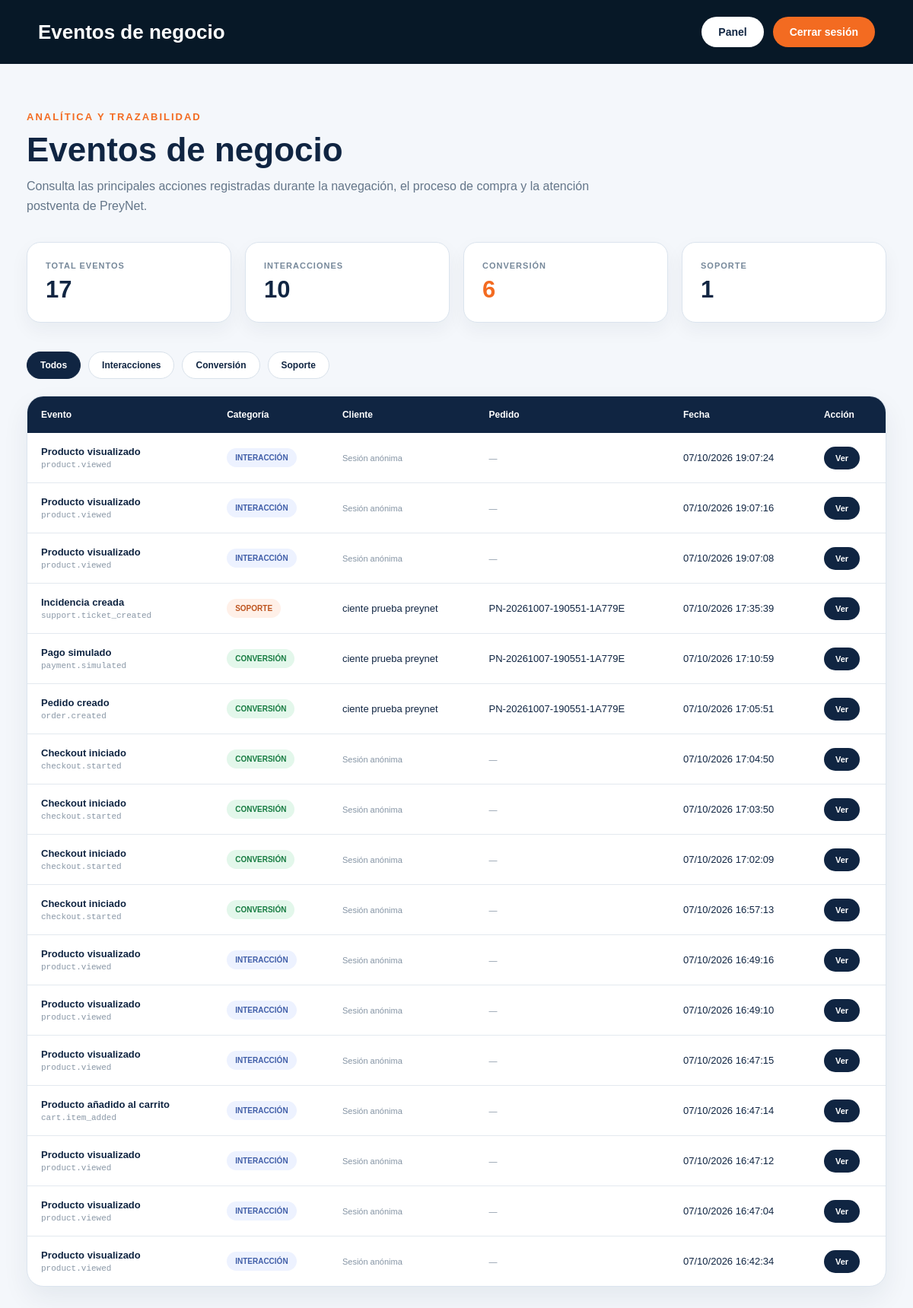
The page /admin/eventos_negocio.php (signed in) on the database its author committed.
### tables this page shows
CREATE TABLE `eventos` (
  `id` bigint(20) UNSIGNED NOT NULL,
  `tipo` varchar(80) NOT NULL,
  `session_id` varchar(128) DEFAULT NULL,
  `cliente_id` int(10) UNSIGNED DEFAULT NULL,
  `producto_id` int(10) UNSIGNED DEFAULT NULL,
  `pedido_id` int(10) UNSIGNED DEFAULT NULL,
  `incidencia_id` int(10) UNSIGNED DEFAULT NULL,
  `metadata` longtext DEFAULT NULL,
  `fecha_creacion` timestamp NOT NULL DEFAULT current_timestamp()
);

CREATE TABLE `clientes` (
  `id` int(10) UNSIGNED NOT NULL,
  `nombre` varchar(100) NOT NULL,
  `apellidos` varchar(150) NOT NULL,
  `email` varchar(150) NOT NULL,
  `telefono` varchar(30) DEFAULT NULL,
  `direccion` varchar(255) NOT NULL,
  `codigo_postal` varchar(10) NOT NULL,
  `ciudad` varchar(100) NOT NULL,
  `provincia` varchar(100) NOT NULL,
  `fecha_creacion` timestamp NOT NULL DEFAULT current_timestamp()
);

CREATE TABLE `pedidos` (
  `id` int(10) UNSIGNED NOT NULL,
  `codigo` varchar(30) NOT NULL,
  `cliente_id` int(10) UNSIGNED NOT NULL,
  `subtotal` decimal(10,2) NOT NULL DEFAULT 0.00,
  `descuento` decimal(10,2) NOT NULL DEFAULT 0.00,
  `envio` decimal(10,2) NOT NULL DEFAULT 0.00,
  `iva` decimal(10,2) NOT NULL DEFAULT 0.00,
  `total` decimal(10,2) NOT NULL DEFAULT 0.00,
  `estado` varchar(40) NOT NULL DEFAULT 'creado',
  `fecha_creacion` timestamp NOT NULL DEFAULT current_timestamp(),
  `fecha_actualizacion` timestamp NOT NULL DEFAULT current_timestamp() ON UPDATE current_timestamp()
);

### admin/eventos_negocio.php (the view, shortened to what this page needs)
<?php
include "../conexion.php";
function nombreEvento($tipo)
{
    switch ($tipo) {
        case "product.viewed":
            return "Producto visualizado";
        case "cart.item_added":
            return "Producto añadido al carrito";
        case "checkout.started":
            return "Checkout iniciado";
        case "order.created":
            return "Pedido creado";
        case "payment.simulated":
            return "Pago simulado";
        case "support.ticket_created":
            return "Incidencia creada";
    }
}
function categoriaEvento($tipo)
{
    if (
        strpos($tipo, "product.") === 0 ||
        strpos($tipo, "cart.") === 0
    ) {
        return "interaccion";
    }
    if (
        strpos($tipo, "checkout.") === 0 ||
        strpos($tipo, "order.") === 0 ||
        strpos($tipo, "payment.") === 0
    ) {
        return "conversion";
    }
    if (
        strpos($tipo, "support.") === 0
    ) {
        return "soporte";
    }
    return "otro";
}
function etiquetaCategoria($categoria)
{
    switch ($categoria) {
        case "interaccion":
            return "Interacción";
        case "conversion":
            return "Conversión";
        case "soporte":
            return "Soporte";
    }
}
$filtro = trim($_GET["tipo"] ?? "todos");
$total_eventos = 0;
$total_interacciones = 0;
$total_conversiones = 0;
$total_soporte = 0;
$resultado = $conexion->query(
    "SELECT COUNT(*) AS total
     FROM eventos"
);
if ($resultado) {
    $fila = $resultado->fetch_assoc();
    $total_eventos = intval($fila["total"]);
}
$resultado = $conexion->query(
    "SELECT COUNT(*) AS total
     FROM eventos
     WHERE tipo LIKE 'product.%'
        OR tipo LIKE 'cart.%'"
);
if ($resultado) {
    $fila = $resultado->fetch_assoc();
    $total_interacciones = intval($fila["total"]);
}
$resultado = $conexion->query(
    "SELECT COUNT(*) AS total
     FROM eventos
     WHERE tipo LIKE 'checkout.%'
        OR tipo LIKE 'order.%'
        OR tipo LIKE 'payment.%'"
);
if ($resultado) {
    $fila = $resultado->fetch_assoc();
    $total_conversiones = intval($fila["total"]);
}
$resultado = $conexion->query(
    "SELECT COUNT(*) AS total
     FROM eventos
     WHERE tipo LIKE 'support.%'"
);
if ($resultado) {
    $fila = $resultado->fetch_assoc();
    $total_soporte = intval($fila["total"]);
}
$where = "";
$sql_eventos =
    "SELECT
        e.id,
        e.tipo,
        e.session_id,
        e.cliente_id,
        e.pedido_id,
        e.metadata,
        e.fecha_creacion,
        c.nombre,
        c.apellidos,
        p.codigo AS codigo_pedido
     FROM eventos e
     LEFT JOIN clientes c
        ON e.cliente_id = c.id
     LEFT JOIN pedidos p
        ON e.pedido_id = p.id
     $where
     ORDER BY e.id DESC
     LIMIT 200";
$resultado_eventos =
    $conexion->query($sql_eventos);
?>
<!DOCTYPE html>
<html lang="es">
<head>
</head>
<body>
<header class="admin-header">
    <h1>
        Eventos de negocio
    </h1>
    <div class="header-acciones">
        <a
            href="panel.php"
            class="boton-panel"
        >
            Panel
        </a>
        <a
            href="../acciones/logout.php"
            class="boton-salir"
        >
            Cerrar sesión
        </a>
    </div>
</header>
<main class="contenedor">
    <section class="titulo">
        <span>
            Analítica y trazabilidad
        </span>
        <h2>
            Eventos de negocio
        </h2>
        <p>
            Consulta las principales acciones registradas
            durante la navegación, el proceso de compra
            y la atención postventa de PreyNet.
        </p>
    </section>
    <section class="indicadores">
        <div class="indicador">
            <span>
                Total eventos
            </span>
            <strong>
                <?php echo $total_eventos; ?>
            </strong>
        </div>
        <div class="indicador">
            <span>
                Interacciones
            </span>
            <strong>
                <?php echo $total_interacciones; ?>
            </strong>
        </div>
        <div class="indicador indicador-destacado">
            <span>
                Conversión
            </span>
            <strong>
                <?php echo $total_conversiones; ?>
            </strong>
        </div>
        <div class="indicador">
            <span>
                Soporte
            </span>
            <strong>
                <?php echo $total_soporte; ?>
            </strong>
        </div>
    </section>
    <div class="filtros">
        <a
            href="eventos_negocio.php"
            class="
                filtro
                <?php
                echo
                    $filtro === "todos"
                    ? "filtro-activo"
                    : "";
                ?>
            "
        >
            Todos
        </a>
        <a
            href="eventos_negocio.php?tipo=interaccion"
            class="
                filtro
                <?php
                echo
                    $filtro === "interaccion"
                    ? "filtro-activo"
                    : "";
                ?>
            "
        >
            Interacciones
        </a>
        <a
            href="eventos_negocio.php?tipo=conversion"
            class="
                filtro
                <?php
                echo
                    $filtro === "conversion"
                    ? "filtro-activo"
                    : "";
                ?>
            "
        >
            Conversión
        </a>
        <a
            href="eventos_negocio.php?tipo=soporte"
            class="
                filtro
                <?php
                echo
                    $filtro === "soporte"
                    ? "filtro-activo"
                    : "";
                ?>
            "
        >
            Soporte
        </a>
    </div>
    <section class="tabla-contenedor">
        <?php
        if (
            $resultado_eventos &&
            $resultado_eventos->num_rows > 0
        ):
        ?>
            <table>
                <thead>
                    <tr>
                        <th>
                            Evento
                        </th>
                        <th>
                            Categoría
                        </th>
                        <th>
                            Cliente
                        </th>
                        <th>
                            Pedido
                        </th>
                        <th>
                            Fecha
                        </th>
                        <th>
                            Acción
                        </th>
                    </tr>
                </thead>
                <tbody>
                <?php
                while (
                    $evento =
                    $resultado_eventos->fetch_assoc()
                ):
                    $categoria =
                        categoriaEvento(
                            $evento["tipo"]
                        );
                ?>
                    <tr>
                        <td>
                            <div class="evento-nombre">
                                <?php
                                echo htmlspecialchars(
                                    nombreEvento(
                                        $evento["tipo"]
                                    )
                                );
                                ?>
                            </div>
                            <div class="evento-tipo">
                                <?php
                                echo htmlspecialchars(
                                    $evento["tipo"]
                                );
                                ?>
                            </div>
                        </td>
                        <td>
                            <span
                                class="
                                    categoria
                                    categoria-<?php echo htmlspecialchars($categoria); ?>
                                "
                            >
                                <?php
                                echo htmlspecialchars(
                                    etiquetaCategoria(
                                        $categoria
                                    )
                                );
                                ?>
                            </span>
                        </td>
                        <td>
                            <?php
                            if (
                                !empty(
                                    $evento["nombre"]
                                )
                            ):
                            ?>
                                <?php
                                echo htmlspecialchars(
                                    $evento["nombre"] .
                                    " " .
                                    $evento["apellidos"]
                                );
                                ?>
                            <?php else: ?>
                                <span class="dato-secundario">
                                    Sesión anónima
                                </span>
                            <?php endif; ?>
                        </td>
                        <td>
                            <?php
                            if (
                                !empty(
                                    $evento["codigo_pedido"]
                                )
                            ):
                            ?>
                                <?php
                                echo htmlspecialchars(
                                    $evento["codigo_pedido"]
                                );
                                ?>
                            <?php else: ?>
                                <span class="dato-secundario">
                                    —
                                </span>
                            <?php endif; ?>
                        </td>
                        <td>
                            <?php
                            echo date(
                                "d/m/Y H:i:s",
                                strtotime(
                                    $evento["fecha_creacion"]
                                )
                            );
                            ?>
                        </td>
                        <td>
                            <a
                                href="eventos_negocio.php?<?php
                                    if ($filtro !== "todos") {
                                        echo "tipo=" . urlencode($filtro) . "&";
                                    }
                                ?>ver=<?php echo intval($evento["id"]); ?>#detalle-evento"
                                class="boton-ver"
                            >
                                Ver
                            </a>
                        </td>
                    </tr>
                <?php endwhile; ?>
                </tbody>
            </table>
        <?php else: ?>
            <div class="sin-datos">
                No hay eventos para este filtro.
            </div>
        <?php endif; ?>
    </section>
</main>
</body>
</html>

### admin/eventos_negocio.php (style rules this page uses)
* { margin: 0; padding: 0; box-sizing: border-box; }
body { font-family: Arial, Helvetica, sans-serif; background-color: #f4f7fb; color: #102542; }
a { text-decoration: none; }
.admin-header { padding: 22px 50px; background-color: #071827; color: white; display: flex; align-items: center; justify-content: space-between; gap: 30px; }
.admin-header h1 { font-size: 26px; font-weight: 900; }
.header-acciones { display: flex; gap: 12px; }
.header-acciones a { padding: 12px 22px; border-radius: 40px; font-size: 14px; font-weight: 900; }
.boton-panel { background-color: white; color: #102542; }
.boton-salir { background-color: #f36b21; color: white; }
.contenedor { max-width: 1350px; margin: 0 auto; padding: 60px 35px 90px; }
.titulo { margin-bottom: 35px; }
.titulo span { color: #f36b21; font-size: 13px; font-weight: 900; text-transform: uppercase; letter-spacing: 2px; }
.titulo h2 { margin-top: 10px; font-size: 44px; }
.titulo p { max-width: 800px; margin-top: 10px; color: #647689; font-size: 16px; line-height: 1.6; }
.indicadores { display: grid; grid-template-columns: repeat(4, 1fr); gap: 18px; margin-bottom: 38px; }
.indicador { padding: 24px; background-color: white; border: 1px solid #dbe4ee; border-radius: 18px; box-shadow: 0 10px 25px rgba(16, 37, 66, 0.05); }
.indicador span { display: block; color: #76889a; font-size: 11px; font-weight: 900; text-transform: uppercase; letter-spacing: 1px; }
.indicador strong { display: block; margin-top: 8px; color: #102542; font-size: 31px; }
.indicador-destacado strong { color: #f36b21; }
.filtros { display: flex; gap: 10px; margin-bottom: 22px; flex-wrap: wrap; }
.filtro { padding: 10px 17px; background-color: white; color: #102542; border: 1px solid #d8e1ea; border-radius: 25px; font-size: 12px; font-weight: 900; }
.filtro-activo { background-color: #102542; color: white; border-color: #102542; }
.tabla-contenedor { overflow-x: auto; background-color: white; border: 1px solid #dbe4ee; border-radius: 22px; box-shadow: 0 15px 35px rgba(16, 37, 66, 0.07); }
table { width: 100%; border-collapse: collapse; }
thead { background-color: #102542; color: white; }
th { padding: 17px 18px; text-align: left; font-size: 12px; font-weight: 900; }
td { padding: 17px 18px; border-bottom: 1px solid #e3e9ef; font-size: 13px; vertical-align: middle; }
tbody tr:last-child td { border-bottom: none; }
.evento-nombre { font-weight: 900; }
.evento-tipo { margin-top: 4px; color: #8a98a7; font-family: Consolas, monospace; font-size: 11px; }
.dato-secundario { margin-top: 4px; color: #8695a5; font-size: 11px; }
.categoria { display: inline-block; padding: 7px 11px; border-radius: 20px; font-size: 10px; font-weight: 900; text-transform: uppercase; }
.categoria-interaccion { background-color: #edf2ff; color: #405ea8; }
.categoria-conversion { background-color: #e3f7eb; color: #177c42; }
.categoria-soporte { background-color: #fff0e8; color: #bd531e; }
.boton-ver { display: inline-block; padding: 9px 15px; background-color: #102542; color: white; border-radius: 23px; font-size: 11px; font-weight: 900; }

### rows shown on the page
eventos: tipo "Producto visualizado", tipo "product.viewed", tipo "INTERACCIÓN", shows "Sesión anónima", fecha_creacion "07/10/2026 19:07:24"
eventos: tipo "Producto visualizado", tipo "product.viewed", tipo "INTERACCIÓN", shows "Sesión anónima", fecha_creacion "07/10/2026 19:07:16"
eventos: tipo "Producto visualizado", tipo "product.viewed", tipo "INTERACCIÓN", shows "Sesión anónima", fecha_creacion "07/10/2026 19:07:08"
eventos: tipo "Incidencia creada", tipo "support.ticket_created", tipo "SOPORTE", cliente.apellidos "ciente prueba preynet", pedido.codigo "PN-20261007-190551-1A779E", fecha_creacion "07/10/2026 17:35:39"
eventos: tipo "Pago simulado", tipo "payment.simulated", tipo "CONVERSIÓN", cliente.apellidos "ciente prueba preynet", pedido.codigo "PN-20261007-190551-1A779E", fecha_creacion "07/10/2026 17:10:59"
eventos: tipo "Pedido creado", tipo "order.created", tipo "CONVERSIÓN", cliente.apellidos "ciente prueba preynet", pedido.codigo "PN-20261007-190551-1A779E", fecha_creacion "07/10/2026 17:05:51"
eventos: tipo "Checkout iniciado", tipo "checkout.started", tipo "CONVERSIÓN", shows "Sesión anónima", fecha_creacion "07/10/2026 17:04:50"
eventos: tipo "Checkout iniciado", tipo "checkout.started", tipo "CONVERSIÓN", shows "Sesión anónima", fecha_creacion "07/10/2026 17:03:50"
eventos: tipo "Checkout iniciado", tipo "checkout.started", tipo "CONVERSIÓN", shows "Sesión anónima", fecha_creacion "07/10/2026 17:02:09"
eventos: tipo "Checkout iniciado", tipo "checkout.started", tipo "CONVERSIÓN", shows "Sesión anónima", fecha_creacion "07/10/2026 16:57:13"
eventos: tipo "Producto visualizado", tipo "product.viewed", tipo "INTERACCIÓN", shows "Sesión anónima", fecha_creacion "07/10/2026 16:49:16"
eventos: tipo "Producto visualizado", tipo "product.viewed", tipo "INTERACCIÓN", shows "Sesión anónima", fecha_creacion "07/10/2026 16:49:10"
eventos: tipo "Producto visualizado", tipo "product.viewed", tipo "INTERACCIÓN", shows "Sesión anónima", fecha_creacion "07/10/2026 16:47:15"
eventos: tipo "Producto añadido al carrito", tipo "cart.item_added", tipo "INTERACCIÓN", shows "Sesión anónima", fecha_creacion "07/10/2026 16:47:14"
eventos: tipo "Producto visualizado", tipo "product.viewed", tipo "INTERACCIÓN", shows "Sesión anónima", fecha_creacion "07/10/2026 16:47:12"
eventos: tipo "Producto visualizado", tipo "product.viewed", tipo "INTERACCIÓN", shows "Sesión anónima", fecha_creacion "07/10/2026 16:47:04"
eventos: tipo "Producto visualizado", tipo "product.viewed", tipo "INTERACCIÓN", shows "Sesión anónima", fecha_creacion "07/10/2026 16:42:34"

### other values the page prints
$total_eventos "17"
$total_interacciones "10"
$total_conversiones "6"
$total_soporte "1"
